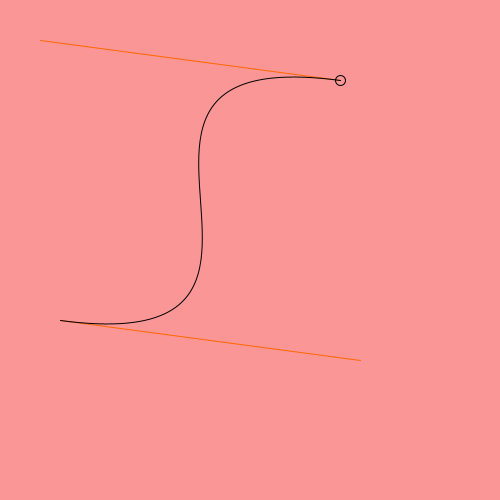
Frame 1 (no input)
Frame 60 (the mouse pressed at the canvas centre just before this capture): identical to frame 1, image omitted
Frame 120 (the mouse held since frame 60 and released just before this capture): identical to frame 1, image omitted

The Processing sketch that drew this single still picture (run headless with seeded random() and noise(); from frame 60 on, the mouse is pressed at the canvas centre):

// Processing sketch: week12_03_bezier_1331_equation
// ── week12_03_bezier_1331_equation.pde
//week12_03_bezier_1331_equation
void setup() {
  size(500, 500);
}
PVector p0 = new PVector(340,80);
PVector p1 = new PVector(40,40);
PVector p2 = new PVector(360,360);
PVector p3 = new PVector(60,320);
float t =0.0;
void draw() {
  background(250, 150, 150);
  noFill();
  stroke(255, 102, 0);
  line(340, 80, 40, 40);
  line(360, 360, 60, 320);
  stroke(0, 0, 0);
  bezier(340, 80, 40, 40, 360, 360, 60, 320);
  float x = p0.x*(1-t)*(1-t)*(1-t) + 3*p1.x*t*(1-t)*(1-t) + 3*p2.x*t*t*(1-t) + p3.x*t*t*t;
  float y = p0.y*(1-t)*(1-t)*(1-t) + 3*p1.y*t*(1-t)*(1-t) + 3*p2.y*t*t*(1-t) + p3.y*t*t*t;
  ellipse(x,y,10,10);
}
void mouseDragged(){
  t += 0.01 * (mouseX - pmouseX);
}
